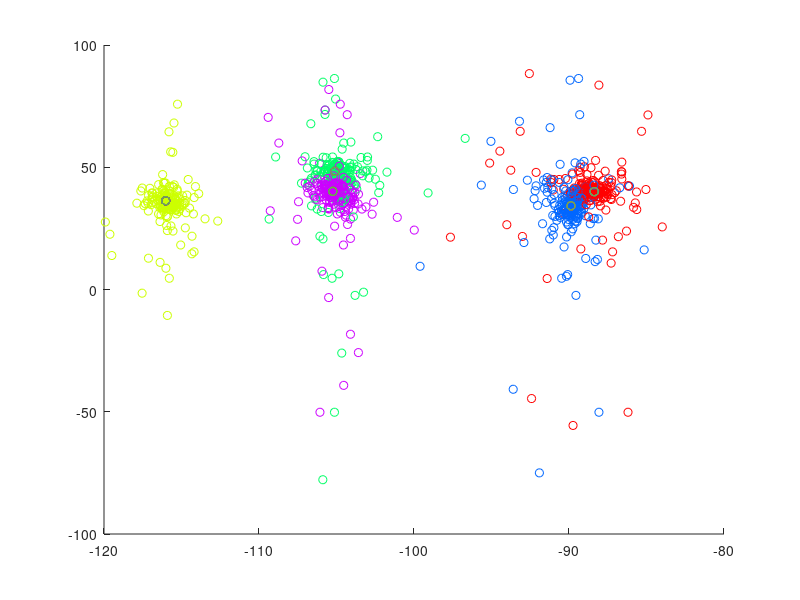

The MATLAB script that drew this image:
load('data/testdata5');

aux = size(validdata(1,:));

n = (aux(2)-2)/2; % Number of nodes.

cc = hsv(n);

for i = 1:n
    real_pos(i,:) = validdata(1,2*i+1:2*i+2); % Lat - Long
end

figure(1)
hold on;
for j = 2:length(validdata)
    validdata(j,1)
    for i = 1:n
        sgps_pos(i,:) = validdata(j, 2*i+1 : 2*i+2); % Read that day, 
    end

    scatter(real_pos(:,1), real_pos(:,2), 'rx');
    
    for k = 1:n
        scatter(sgps_pos(k,1), sgps_pos(k,2), 'o', 'MarkerEdgeColor',cc(k,:));
    end
    pause;
 end